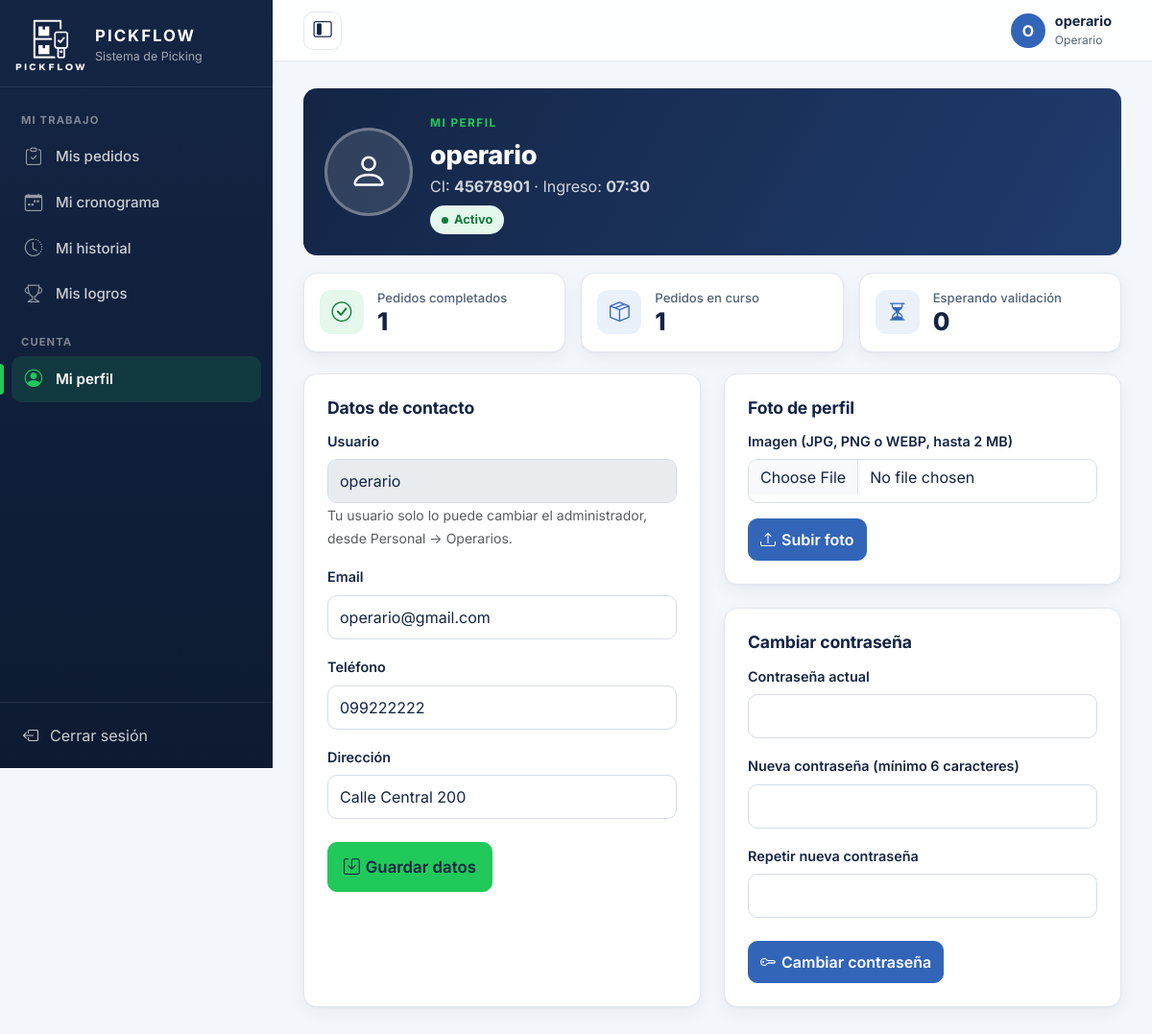
Screenshot of /index.php?c=perfil (signed in) with the database file from the repository.
### tables this page shows
CREATE TABLE Operario (
    CI VARCHAR(8) PRIMARY KEY,
    Estado VARCHAR(20) NOT NULL,                
    hora_ingreso TIME NOT NULL,
    FOREIGN KEY (CI) REFERENCES Persona(CI)
);

CREATE TABLE Persona (
    CI VARCHAR(8) PRIMARY KEY,
    usuario VARCHAR(100) NOT NULL UNIQUE,
    email VARCHAR(100) NOT NULL UNIQUE,
    contraseña VARCHAR(255) NOT NULL,           
    telefono VARCHAR(20),
    direccion VARCHAR(150),
    Rol VARCHAR(20) NOT NULL,                   
    foto_perfil VARCHAR(255) NULL               
);

### controller/Controlador.php (called while the page is built, shortened)
<?php
abstract class Controlador
{
    protected function vista($vista, array $datos = [])
    {
        $datos['csrf'] = $this->tokenCsrf();
        $datos['sesion'] = ['usuario' => (string)($_SESSION['usuario'] ?? ''), 'rol' => $this->rol(), 'foto' => $this->fotoUsuario()];
        extract($datos);
        require RAIZ . '/view/' . $vista . '.php';
    }
    protected function ciUsuario()
    {
        return (string)($_SESSION['usuario_id'] ?? '');
    }
    protected function rol()
    {
        return $_SESSION['rol'] ?? '';
    }
    protected function fotoUsuario()
    {
        return fotoPerfil($_SESSION['foto']);
    }
    protected function tokenCsrf()
    {
        return $_SESSION['csrf'];
    }
}

### controller/PerfilController.php (called while the page is built, shortened)
<?php
class PerfilController extends Controlador
{
    public function index()
    {
        $ci = $this->ciUsuario();
        $modelo = new Operario();
        $operario = $modelo->datosPerfil($ci);
        $mensaje = '';
        $error = '';
        $this->vista('operario/perfil', [
            'operario' => $operario,
            'resumen' => $modelo->resumenPedidos($ci),
            'foto' => fotoPerfil($operario['foto_perfil']),
            'mensaje' => $mensaje,
            'error' => $error,
        ]);
    }
}

### index.php (called while the page is built, shortened)
<?php
require RAIZ . '/model/Conexion.php';
require RAIZ . '/model/Modelo.php';
require RAIZ . '/view/ayudas.php';
require RAIZ . '/controller/Controlador.php';
spl_autoload_register(function ($clase) {
    foreach (['controller', 'model'] as $carpeta) {
        $archivo = RAIZ . '/' . $carpeta . '/' . $clase . '.php';
        if (is_file($archivo)) {
            return;
        }
    }
});
$accion = $_GET['a'] ?? 'index';
$controlador = new $rutas[$nombre]();
$controlador->$accion();

### view/ayudas.php (called while the page is built, shortened)
<?php
function e($texto)
{
    return htmlspecialchars((string)$texto, ENT_QUOTES, 'UTF-8');
}
function url($controlador = 'inicio', $accion = 'index', array $parametros = [])
{
    $ruta = ['c' => $controlador];
    if ($accion !== 'index') {
        $ruta['a'] = $accion;
    }
    return 'index.php?' . http_build_query($ruta + $parametros, '', '&', PHP_QUERY_RFC3986);
}
function recurso($ruta)
{
    $archivo = __DIR__ . '/../' . $ruta;
    return strpos($ruta, '://') === false && is_file($archivo) ? $ruta . '?v=' . filemtime($archivo) : $ruta;
}

### model/Modelo.php (called while the page is built, shortened)
<?php
abstract class Modelo
{
    protected $db;
    public function __construct()
    {
        $this->db = Conexion::obtener();
    }
    protected function preparar($sql, $tipos = '', array $parametros = [])
    {
        $stmt = $this->db->prepare($sql);
        if ($tipos !== '') {
            $stmt->bind_param($tipos, ...$parametros);
        }
        $stmt->execute();
        return $stmt;
    }
    protected function filas($sql, $tipos = '', array $parametros = [])
    {
        $stmt = $this->preparar($sql, $tipos, $parametros);
        $resultado = $stmt->get_result();
        $filas = $resultado ? $resultado->fetch_all(MYSQLI_ASSOC) : [];
        return $filas;
    }
    protected function fila($sql, $tipos = '', array $parametros = [])
    {
        return $this->filas($sql, $tipos, $parametros)[0] ?? null;
    }
}

### model/Conexion.php (called while the page is built, shortened)
<?php
class Conexion
{
    private static $conexion = null;
    public static function obtener()
    {
        if (self::$conexion === null) {
            try {
                $conexion = new mysqli(self::SERVIDOR, self::USUARIO, self::PASSWORD, self::BASE_DATOS, self::PUERTO);
            } catch (mysqli_sql_exception $ex) {
                error_log('PICKFLOW: error de conexión MySQL: ' . $ex->getMessage());
                http_response_code(503);
                exit('No se pudo conectar con la base de datos. Verificá que MySQL esté iniciado.');
            }
            $conexion->set_charset('utf8mb4');
            $conexion->query("SET time_zone = '-03:00'");
            self::$conexion = $conexion;
        }
        return self::$conexion;
    }
}

### model/Operario.php (called while the page is built, shortened)
<?php
class Operario extends Modelo
{
    public function datosPerfil($ci)
    {
        return $this->fila("SELECT p.CI, p.usuario, p.email, p.telefono, p.direccion, p.foto_perfil, p.`contraseña` AS hash,
                                   o.Estado, o.hora_ingreso
                            FROM Persona p INNER JOIN Operario o ON o.CI = p.CI
                            WHERE p.CI = ?", 's', [$ci]);
    }
    public function resumenPedidos($ci)
    {
        return $this->fila("SELECT SUM(estado = 'Completado') AS completados,
                                   SUM(estado IN ('Pendiente', 'En Picking')) AS activos,
                                   SUM(estado = 'Por validar') AS por_validar
                            FROM Pedido WHERE ci_operario = ?", 's', [$ci]);
    }
}

### view/operario/perfil.php (the view, shortened to what this page needs)
<?php
$seccion = 'perfil';
require RAIZ . '/view/layout/cabecera.php';
?>
<section class="perfil-cabecera">
    <div class="perfil-foto">
        <?php if ($foto) { ?>
            <img src="<?= e($foto) ?>" alt="Foto de perfil de <?= e($operario['usuario']) ?>">
        <?php } else { ?>
            <i class="bi bi-person" aria-hidden="true"></i>
        <?php } ?>
    </div>
    <div class="perfil-info">
        <span class="encabezado-etiqueta">MI PERFIL</span>
        <h1><?= e($operario['usuario']) ?></h1>
        <p>CI: <strong><?= e($operario['CI']) ?></strong> · Ingreso: <strong><?= e(substr((string)$operario['hora_ingreso'], 0, 5)) ?></strong></p>
        <span class="estado <?= strtolower($operario['Estado']) === 'activo' ? 'activo' : '' ?>"><?= e($operario['Estado']) ?></span>
    </div>
</section>
<section class="indicadores indicadores-3">
    <div class="indicador indicador-verde"><i class="bi bi-check-circle"></i><div><span>Pedidos completados</span><strong><?= (int)$resumen['completados'] ?></strong></div></div>
    <div class="indicador"><i class="bi bi-box-seam"></i><div><span>Pedidos en curso</span><strong><?= (int)$resumen['activos'] ?></strong></div></div>
    <div class="indicador"><i class="bi bi-hourglass-split"></i><div><span>Esperando validación</span><strong><?= (int)$resumen['por_validar'] ?></strong></div></div>
</section>
<div class="row g-4">
    <div class="col-lg-6">
        <div class="tarjeta h-100">
            <h2 class="tarjeta-titulo">Datos de contacto</h2>
            <form method="POST" action="<?= e(url('perfil')) ?>" novalidate>
                <div class="mb-3">
                    <label class="form-label" for="usuario">Usuario</label>
                    <input class="form-control" id="usuario" value="<?= e($operario['usuario']) ?>" disabled>
                    <small class="text-muted">Tu usuario solo lo puede cambiar el administrador, desde Personal → Operarios.</small>
                </div>
                <div class="mb-3">
                    <label class="form-label" for="email">Email</label>
                    <input class="form-control" type="email" id="email" name="email" maxlength="100" value="<?= e($operario['email']) ?>" required>
                </div>
                <div class="mb-3">
                    <label class="form-label" for="telefono">Teléfono</label>
                    <input class="form-control" type="tel" id="telefono" name="telefono" maxlength="20" value="<?= e($operario['telefono']) ?>">
                </div>
                <div class="mb-4">
                    <label class="form-label" for="direccion">Dirección</label>
                    <input class="form-control" id="direccion" name="direccion" maxlength="150" value="<?= e($operario['direccion']) ?>">
                </div>
                <button type="submit" class="btn btn-success btn-lg"><i class="bi bi-save"></i> Guardar datos</button>
            </form>
        </div>
    </div>
    <div class="col-lg-6">
        <div class="tarjeta mb-4">
            <h2 class="tarjeta-titulo">Foto de perfil</h2>
            <form method="POST" action="<?= e(url('perfil')) ?>" enctype="multipart/form-data">
                <div class="mb-3">
                    <label class="form-label" for="foto">Imagen (JPG, PNG o WEBP, hasta 2 MB)</label>
                    <input class="form-control" type="file" id="foto" name="foto" accept="image/jpeg,image/png,image/webp" required>
                </div>
                <button type="submit" class="btn btn-primary"><i class="bi bi-upload"></i> Subir foto</button>
            </form>
        </div>
        <div class="tarjeta">
            <h2 class="tarjeta-titulo">Cambiar contraseña</h2>
            <form method="POST" action="<?= e(url('perfil')) ?>">
                <div class="mb-3">
                    <label class="form-label" for="password_actual">Contraseña actual</label>
                    <input class="form-control" type="password" id="password_actual" name="password_actual" autocomplete="current-password" required>
                </div>
                <div class="mb-3">
                    <label class="form-label" for="password_nueva">Nueva contraseña (mínimo 6 caracteres)</label>
                    <input class="form-control" type="password" id="password_nueva" name="password_nueva" minlength="6" autocomplete="new-password" required>
                </div>
                <div class="mb-4">
                    <label class="form-label" for="password_repetir">Repetir nueva contraseña</label>
                    <input class="form-control" type="password" id="password_repetir" name="password_repetir" minlength="6" autocomplete="new-password" required>
                </div>
                <button type="submit" class="btn btn-primary"><i class="bi bi-key"></i> Cambiar contraseña</button>
            </form>
        </div>
    </div>
</div>
<?php require RAIZ . '/view/layout/pie.php'; ?>

### view/layout/cabecera.php (shortened to what this page needs)
<?php
$esAdmin = $sesion['rol'] === 'admin';
$panel = $esAdmin ? url('admin') : url('picking');
$menuLateral = $esAdmin ? [
    'General' => [
        ['admin', 'admin', 'index', [], 'bi-speedometer2', 'Panel de control'],
        ['reportes', 'reporte', 'index', [], 'bi-bar-chart-line', 'Reportes'],
    ],
    'Pedidos' => [
        ['pedidos', 'pedido', 'index', [], 'bi-list-check', 'Ver pedidos'],
        ['pedido-nuevo', 'pedido', 'nuevo', [], 'bi-plus-circle', 'Crear pedido'],
        ['seguimiento', 'seguimiento', 'index', [], 'bi-person-workspace', 'Operarios y hojas de ruta'],
        ['cronograma', 'cronograma', 'index', [], 'bi-calendar-week', 'Cronograma de despachos'],
        ['simulador', 'api', 'simulador', [], 'bi-send', 'Simular pedido externo'],
    ],
    'Centro logístico' => [
        ['productos', 'producto', 'index', [], 'bi-box-seam', 'Productos'],
        ['inventario', 'logistica', 'inventario', [], 'bi-boxes', 'Stock por zona'],
        ['zonas', 'logistica', 'index', ['tipo' => 'zonas'], 'bi-grid-3x3-gap', 'Zonas'],
        ['ubicaciones', 'logistica', 'index', ['tipo' => 'ubicaciones'], 'bi-geo-alt', 'Ubicaciones'],
    ],
    'Personal' => [
        ['operarios', 'operario', 'index', [], 'bi-people', 'Operarios'],
        ['desempeno', 'logro', 'desempeno', [], 'bi-trophy', 'Desempeño y logros'],
    ],
    'Control ambiental' => [
        ['sensores', 'sensor', 'index', [], 'bi-thermometer-snow', 'Monitor de sensores'],
        ['sensores-reporte', 'sensor', 'reporte', [], 'bi-file-earmark-bar-graph', 'Reporte de sensores'],
    ],
] : [
    'Mi trabajo' => [
        ['mis-pedidos', 'picking', 'index', [], 'bi-clipboard-check', 'Mis pedidos'],
        ['cronograma', 'cronograma', 'index', [], 'bi-calendar-week', 'Mi cronograma'],
        ['historial', 'historial', 'index', [], 'bi-clock-history', 'Mi historial'],
        ['logros', 'logro', 'index', [], 'bi-trophy', 'Mis logros'],
    ],
    'Cuenta' => [
        ['perfil', 'perfil', 'index', [], 'bi-person-circle', 'Mi perfil'],
    ],
];
$seccion = $seccion ?? '';
$iniciales = mb_strtoupper(mb_substr($sesion['usuario'], 0, 1));
?>
<!DOCTYPE html>
<html lang="es">
<head>
<link href="https://cdn.jsdelivr.net/npm/bootstrap@5.3.3/dist/css/bootstrap.min.css" rel="stylesheet">
<link rel="stylesheet" href="https://cdn.jsdelivr.net/npm/bootstrap-icons@1.11.3/font/bootstrap-icons.min.css">
<link rel="stylesheet" href="<?= e(recurso('css/app.css')) ?>">
</head>
<body class="app">
<div class="app-layout">
    <aside class="app-sidebar offcanvas-xl offcanvas-start" id="menuLateral" tabindex="-1" aria-label="Menú principal">
        <div class="sidebar-marca">
            <a href="<?= e($panel) ?>" title="Ir al panel principal">
                <img src="<?= e(recurso('img/logo-blanco.png')) ?>" alt="PICKFLOW - ir al panel principal" class="sidebar-logo">
                <span>
                    <strong>PICKFLOW</strong>
                    <small><?= $esAdmin ? 'Panel administrativo' : 'Sistema de Picking' ?></small>
                </span>
            </a>
        </div>
        <nav class="sidebar-nav" aria-label="Opciones del sistema">
            <?php foreach ($menuLateral as $menuGrupo => $menuOpciones) { ?>
                <p class="sidebar-grupo"><?= e($menuGrupo) ?></p>
                <ul>
                    <?php foreach ($menuOpciones as [$mClave, $mControlador, $mAccion, $mParametros, $mIcono, $mTexto]) { $mActiva = $mClave === $seccion; ?>
                        <li>
                            <a href="<?= e(url($mControlador, $mAccion, $mParametros)) ?>" class="<?= $mActiva ? 'activa' : '' ?>" <?= $mActiva ? 'aria-current="page"' : '' ?>>
                                <i class="bi <?= $mIcono ?>" aria-hidden="true"></i><span><?= e($mTexto) ?></span>
                            </a>
                        </li>
                    <?php } ?>
                </ul>
            <?php } ?>
        </nav>
        <div class="sidebar-pie">
            <a href="<?= e(url('auth', 'salir')) ?>" class="sidebar-salir"><i class="bi bi-box-arrow-left" aria-hidden="true"></i><span>Cerrar sesión</span></a>
        </div>
    </aside>
    <div class="app-principal">
        <header class="app-topbar">
            <button type="button" class="btn-menu btn-colapsar-menu d-none d-xl-inline-flex" id="btnColapsarMenu" aria-controls="menuLateral" aria-pressed="false" title="Minimizar menú" aria-label="Minimizar menú">
                <i class="bi bi-layout-sidebar-inset" aria-hidden="true"></i>
            </button>
            <div class="topbar-usuario">
                <?php if ($esAdmin) { ?>
                    <span class="usuario-chip"><span class="avatar" aria-hidden="true"><?= e($iniciales) ?></span><span class="usuario-datos"><strong><?= e($sesion['usuario']) ?></strong><small>Administrador</small></span></span>
                <?php } else { ?>
                    <a href="<?= e(url('perfil')) ?>" class="usuario-chip" title="Ver mi perfil"><?php if (!empty($sesion['foto'])) { ?><img src="<?= e($sesion['foto']) ?>" alt="" class="avatar avatar-foto"><?php } else { ?><span class="avatar" aria-hidden="true"><?= e($iniciales) ?></span><?php } ?><span class="usuario-datos"><strong><?= e($sesion['usuario']) ?></strong><small>Operario</small></span></a>
                <?php } ?>
            </div>
        </header>
        <main id="contenido" class="app-contenido">

### rows the page displays
operario: CI.usuario "O", CI.usuario "operario", CI.CI "45678901", hora_ingreso "07:30", Estado "Activo", email "operario@gmail.com", telefono "099222222", direccion "Calle Central 200"

### other values shown
$menuGrupo "MI TRABAJO"
$mTexto "Mis pedidos"
$mTexto "Mi cronograma"
$mTexto "Mi historial"
$mTexto "Mis logros"
$menuGrupo "CUENTA"
$mTexto "Mi perfil"
$resumen['completados'] "1"
$resumen['activos'] "1"
$resumen['por_validar'] "0"
